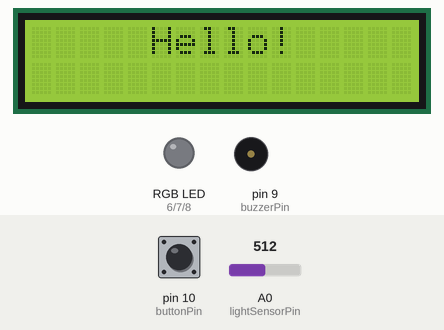
Recording of a sketch running on a simulated Arduino Uno, built with avr-gcc and run on an emulated ATmega328P. On the bench: 16×2 character LCD, an RGB LED mixed from three pins (HIGH = lit), buzzer (waves = sounding). Inputs (shaded band) come from the test bench; at power-on: pin 10 (buttonPin) HIGH, A0 (lightSensorPin) = 512. Dim RGB values are drawn brighter than linear; the local clock reads 2024-03-15 10:24:30 at power-on unless the sketch sets it; EEPROM starts erased.

Above: at 2.4 s.
At 5.5 s:
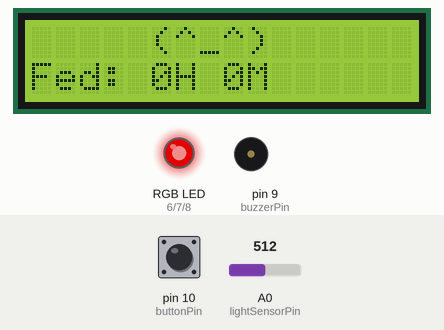
5.6 s: pin 10 (buttonPin) pulled LOW for 0.15 s
At 6.6 s:
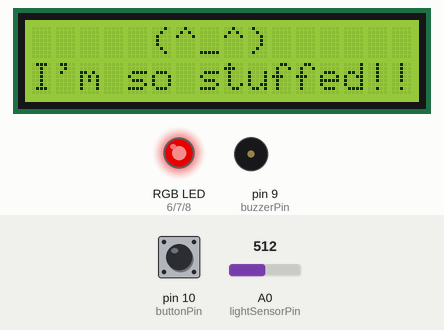
8.7 s: pin 10 (buttonPin) pulled LOW for 1 s
At 10.76 s:
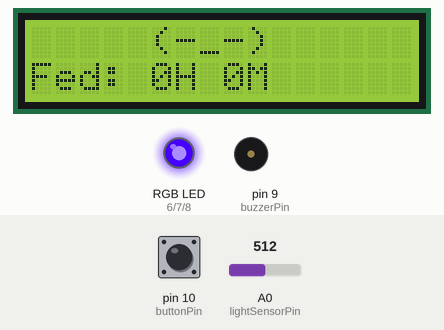
13.0 s: pin 10 (buttonPin) pulled LOW for 0.15 s
At 14.42 s:
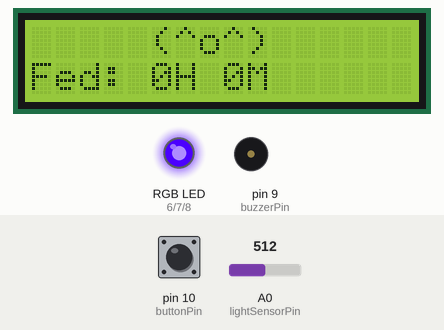
Timing chart, 0 to 27.4 s (numbered marks = the images above; inputs shaded):
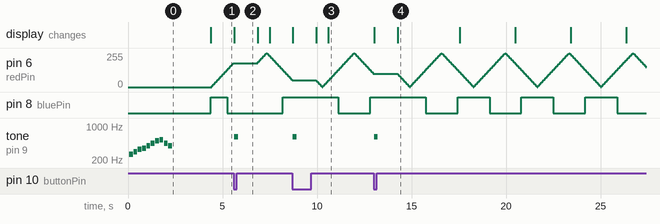

Measured:
- after the input at 5.6 s, tone on pin 9 (buzzerPin): silent → 600 Hz at once, → silent 0.20 s later; the display: changes at once (image 2)
- after the input at 8.7 s, tone on pin 9 (buzzerPin): silent → 600 Hz at once, → silent 0.20 s later; the display: first changes at once (image 3 shows a later state)
- after the input at 13.0 s, tone on pin 9 (buzzerPin): silent → 600 Hz at once, → silent 0.20 s later; the display: first changes at once (image 4 shows a later state)
- by itself, pin 8 (bluePin): alternates HIGH for 1.7 s and LOW for 1.7 s

The sketch:

Tomodachi.ino
```cpp
#include <LiquidCrystal.h>
#include <Wire.h>
#include <RTClib.h>
#include <EEPROM.h>

// === LCD Setup ===
LiquidCrystal lcd(12, 11, 5, 4, 3, 2);

// === RTC Setup ===
RTC_DS1307 rtc;

// === Pins ===
const int redPin = 6;
const int greenPin = 7;
const int bluePin = 8;
const int buzzerPin = 9;
const int buttonPin = 10;
const int lightSensorPin = A0;

// === Pet State ===
bool asleep = false;
bool buzzerOn = false;
bool petDisappeared = false;
int revivalPressCount = 0;
unsigned long lastUpdate = 0;
int animationFrame = 0;
DateTime lastFedTime;

// === Light Sleep Handling ===
unsigned long darknessStartTime = 0;
const int darknessThreshold = 200;
const unsigned long sleepDelay = 10000;

// === Timing ===
int noteDuration = 200;

// === EEPROM Feed Time Storage ===
const int EEPROM_FEED_ADDR = 0;

// === Function Prototypes ===
void showFace(const char* face, const char* text, bool showTime = false);
void saveLastFedToEEPROM(DateTime t);
DateTime readLastFedFromEEPROM();

// === Tunes ===
int wakeTune[] = {262, 294, 330, 349, 392, 440, 494, 523, 440, 392};
int sleepTune[] = {523, 494, 440, 392, 349, 330, 294, 262, 196, 0};

void setup() {
  lcd.begin(16, 2);
  Wire.begin();
  rtc.begin();

  pinMode(redPin, OUTPUT);
  pinMode(greenPin, OUTPUT);
  pinMode(bluePin, OUTPUT);
  pinMode(buzzerPin, OUTPUT);
  pinMode(buttonPin, INPUT_PULLUP);

  if (!rtc.isrunning()) {
    rtc.adjust(DateTime(F(__DATE__), F(__TIME__)));
  }

  lcd.setCursor(0, 0);
  lcd.print("     Hello!");
  playTune(wakeTune, 10, noteDuration);
  delay(2000);
  lcd.clear();

  lastFedTime = readLastFedFromEEPROM();
  showFace("(^_^)", "", true);
}

void loop() {
  DateTime now = rtc.now();
  handleButtonPress(now);

  int lightLevel = analogRead(lightSensorPin);
  unsigned long currentMillis = millis();

  // Track darkness duration
  if (lightLevel < darknessThreshold) {
    if (darknessStartTime == 0) {
      darknessStartTime = currentMillis;
    }

    if (!asleep && (currentMillis - darknessStartTime >= sleepDelay)) {
      asleep = true;
      lcd.clear();
      showFace("(-_-)", "Goodnight!");
      playTune(sleepTune, 10, noteDuration);
      delay(2500);
      lcd.clear();
      showFace("(-_-)", "Zzz... Sleeping");
      setRGB(0, 0, 0);
      delay(2000);
    }
  } else {
    // Light is detected again
    darknessStartTime = 0;

    if (asleep) {
      asleep = false;
      lcd.clear();
      showFace("(0_0)", "Good Morning!!");
      playTune(wakeTune, 10, noteDuration);
      delay(2500);
      lcd.clear();
      showFace("(^_^)", "", true);
    }
  }

  // Run idle sleep animation only if asleep
  if (asleep) {
    idleSleep();
    return;
  }

  TimeSpan timeSinceFed = now - lastFedTime;

  if (!petDisappeared && timeSinceFed.totalseconds() >= 172800) {
    petDisappeared = true;
    lcd.clear();
    noTone(buzzerPin);
    buzzerOn = false;
  } else if (!petDisappeared && timeSinceFed.totalseconds() >= 86400 && !buzzerOn) {
    tone(buzzerPin, 800);
    buzzerOn = true;
  }

  if (petDisappeared && revivalPressCount >= 5) {
    petDisappeared = false;
    revivalPressCount = 0;
    lastFedTime = now;
    saveLastFedToEEPROM(now);
    lcd.clear();
    showFace("(T_T)", "You forgot me!");
    delay(3000);
    lcd.clear();
    showFace("(^_^)", "", true);
  }

  if (!petDisappeared && millis() - lastUpdate > 3000) {
    updateLCDAnimation();
    lastUpdate = millis();
  }

  if (!petDisappeared) {
    pulseRGB();
  } else {
    setRGB(0, 0, 0);
  }

  delay(30);
}

void handleButtonPress(DateTime now) {
  static bool lastState = HIGH;
  bool currentState = digitalRead(buttonPin);

  if (lastState == HIGH && currentState == LOW) {
    if (petDisappeared) {
      revivalPressCount++;
    } else {
      lastFedTime = now;
      saveLastFedToEEPROM(now);
      noTone(buzzerPin);
      buzzerOn = false;
      lcd.clear();
      showFace("(^_^)", "I'm so stuffed!!");
      playTone(600, 200);
      delay(1000);
      lcd.clear();
      showFace("(^_^)", "", true);
    }
  }
  lastState = currentState;
}

String formatTimeSinceLastFeed(TimeSpan span) {
  int totalHours = span.totalseconds() / 3600;
  int mins = (span.totalseconds() % 3600) / 60;

  char buffer[17];
  snprintf(buffer, sizeof(buffer), "Fed: %dH %dM", totalHours, mins);
  return String(buffer);
}

void updateLCDAnimation() {
  const char* faces[] = {"(^_^)", "(o_o)", "(-_-)", "(^o^)"};
  lcd.clear();

  const char* face = faces[animationFrame % 4];
  TimeSpan span = rtc.now() - lastFedTime;
  String timeStr = formatTimeSinceLastFeed(span);

  lcd.setCursor(0, 0);
  lcd.print("     " + String(face));
  lcd.setCursor(0, 1);
  lcd.print(timeStr);

  animationFrame++;
}

void showFace(const char* face, const char* text, bool showTime) {
  lcd.setCursor(0, 0);
  lcd.print("     " + String(face));
  lcd.setCursor(0, 1);

  if (showTime) {
    TimeSpan span = rtc.now() - lastFedTime;
    String timeStr = formatTimeSinceLastFeed(span);
    lcd.print(timeStr);
  } else {
    lcd.print(text);
  }
}

void playTone(int freq, int duration) {
  if (freq > 0) tone(buzzerPin, freq, duration);
  delay(duration + 30);
  noTone(buzzerPin);
}

void playTune(int notes[], int length, int duration) {
  for (int i = 0; i < length; i++) {
    playTone(notes[i], duration);
  }
}

void setRGB(int r, int g, int b) {
  analogWrite(redPin, r);
  analogWrite(greenPin, g);
  analogWrite(bluePin, b);
}

void pulseRGB() {
  static int brightness = 0;
  static int fadeAmount = 5;

  setRGB(brightness, 0, 255 - brightness);
  brightness += fadeAmount;
  if (brightness <= 0 || brightness >= 255) {
    fadeAmount = -fadeAmount;
  }
}

void idleSleep() {
  setRGB(0, 0, 0);
  delay(5000);
}

void saveLastFedToEEPROM(DateTime t) {
  EEPROM.put(0, t.unixtime());
}

DateTime readLastFedFromEEPROM() {
  uint32_t unixTime = 0;
  EEPROM.get(0, unixTime);
  if (unixTime < 946684800UL || unixTime > 4102444800UL) {
    return rtc.now();
  }
  return DateTime(unixTime);
}
```
